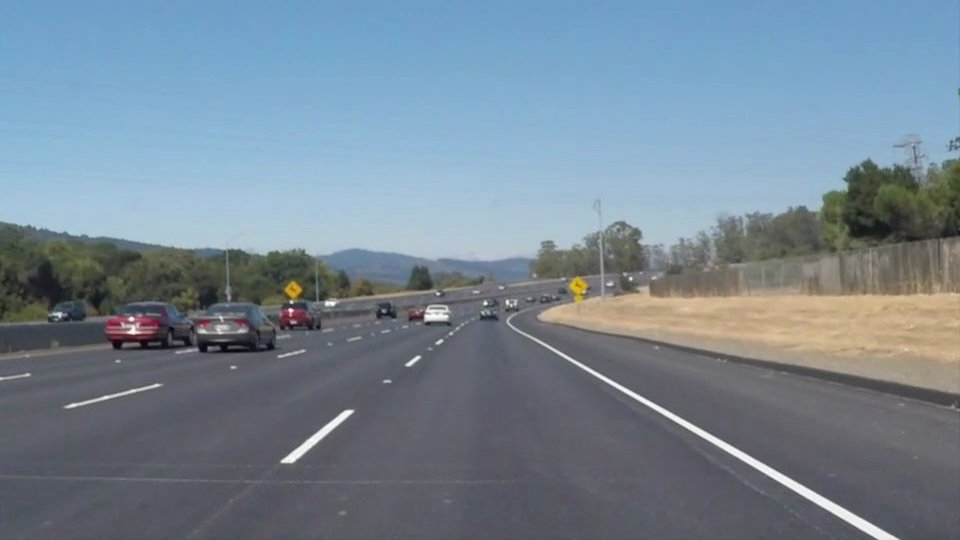
#> input picture project1-Finding_Lane_Lines/test_images/solidWhiteCurve.jpg, 960 x 540 px
$ python -i detector.py   (imports and definitions only)   (older library calls are emulated)
#> lines starting #> are read from the running program, lines starting #| are printed output that depends on the picture
import glob
import argparse
import cv2
import math
import numpy as np
import matplotlib.image as mpimpg
import matplotlib.pyplot as plt
from sklearn.utils import shuffle
from sklearn.externals import joblib
from sklearn.svm import LinearSVC
from sklearn.preprocessing import StandardScaler
from sklearn.model_selection import train_test_split
from scipy.ndimage.measurements import label
from moviepy.editor import VideoFileClip

from collections import deque
from feature_extractor import Extractor

extractor = None
classifier = None
scaler = None
heatmaps = deque(maxlen=10)


def load_image(images_list):
    for img_path in images_list:
        yield mpimpg.imread(img_path)


# [47 lines left out: functions extract_features_from_images_in_path, split_dataset, train_classifier, not called in this run]


# Define a single function that can extract features using hog sub-sampling and make predictions
def find_cars(img, extractor, classifier, scaler, ystart, ystop, scale):

    bboxes = []
    img = img.astype(np.float32) / 255

    img_tosearch = img[ystart:ystop, :, :]
    ctrans_tosearch = extractor.change_color_space(img_tosearch)
    if scale != 1:
        imshape = ctrans_tosearch.shape
        ctrans_tosearch = cv2.resize(ctrans_tosearch, (np.int(imshape[1] / scale), np.int(imshape[0] / scale)))

    ch1 = ctrans_tosearch[:, :, 0]
    ch2 = ctrans_tosearch[:, :, 1]
    ch3 = ctrans_tosearch[:, :, 2]

    # Define blocks and steps as above
    nxblocks = (ch1.shape[1] // extractor.hog_pix_per_cell) - extractor.hog_cells_per_block + 1
    nyblocks = (ch1.shape[0] // extractor.hog_pix_per_cell) - extractor.hog_cells_per_block + 1

    # 64 was the orginal sampling rate, with 8 cells and 8 pix per cell
    window = 64
    nblocks_per_window = (window // extractor.hog_pix_per_cell) - extractor.hog_cells_per_block + 1
    cells_per_step = 2  # Instead of overlap, define how many cells to step
    nxsteps = (nxblocks - nblocks_per_window) // cells_per_step
    nysteps = (nyblocks - nblocks_per_window) // cells_per_step

    # Compute individual channel HOG features for the entire image
    hog1 = extractor.get_hog_features(ch1, feature_vector=False)
    hog2 = extractor.get_hog_features(ch2, feature_vector=False)
    hog3 = extractor.get_hog_features(ch3, feature_vector=False)

    for xb in range(nxsteps):
        for yb in range(nysteps):
            ypos = yb * cells_per_step
            xpos = xb * cells_per_step
            # Extract HOG for this patch
            hog_feat1 = hog1[ypos:ypos + nblocks_per_window, xpos:xpos + nblocks_per_window].ravel()
            hog_feat2 = hog2[ypos:ypos + nblocks_per_window, xpos:xpos + nblocks_per_window].ravel()
            hog_feat3 = hog3[ypos:ypos + nblocks_per_window, xpos:xpos + nblocks_per_window].ravel()
            hog_features = np.hstack((hog_feat1, hog_feat2, hog_feat3))

            xleft = xpos * extractor.hog_pix_per_cell
            ytop = ypos * extractor.hog_pix_per_cell

            # Extract the image patch
            subimg = cv2.resize(ctrans_tosearch[ytop:ytop + window, xleft:xleft + window], (64, 64))

            # Get color features
            spatial_features = extractor.bin_spatial(subimg)
            hist_features = extractor.color_hist(subimg)

            # Scale features and make a prediction
            test_features = scaler.transform(
                np.hstack((spatial_features, hist_features, hog_features)).reshape(1, -1))

            test_prediction = classifier.predict(test_features)

            if test_prediction == 1:
                xbox_left = np.int(xleft * scale)
                ytop_draw = np.int(ytop * scale)
                win_draw = np.int(window * scale)
                bboxes.append([(xbox_left, ytop_draw + ystart), (xbox_left + win_draw, ytop_draw + win_draw + ystart)])

    return bboxes


# [4 lines left out: function add_heat, not called in this run]


def apply_threshold(heatmap, threshold):
    heatmap[heatmap <= threshold] = 0
    return heatmap


# [15 lines left out: functions draw_boxes, draw_labeled_bboxes, not called in this run]


def process_image(img, return_heatmap=False, accumulate_heatmaps=True):

    threshold = 1
    heat = np.zeros_like(img[:, :, 0]).astype(np.float)
    bboxes = find_cars(img, extractor, classifier, scaler,
                       ystart=400, ystop=656, scale=1.5)

    frame_heatmap = add_heat(heat, bboxes)
    if accumulate_heatmaps is True:
        threshold = 5
        heatmaps.append(frame_heatmap)
        frame_heatmap = sum(heatmaps)

    frame_heatmap = apply_threshold(frame_heatmap, threshold)
    labels = label(frame_heatmap)
    bboxes = draw_labeled_bboxes(np.copy(img), labels)

    if return_heatmap:
        frame_heatmap = np.clip(frame_heatmap, 0, 255)
        return bboxes, frame_heatmap
    else:
        return bboxes


# [6 lines left out: function process_video, not called in this run]

# [32 lines not run here, left out]

>>> import cv2
>>> picture = cv2.imread('../project1-Finding_Lane_Lines/test_images/solidWhiteCurve.jpg')
#> picture is the input picture: shape (540, 960, 3); mean B, G, R 148.1, 134.5, 118.5
>>> result = process_image(picture)
#> in find_cars, `img_tosearch = img[ystart:ystop, :, :]`:
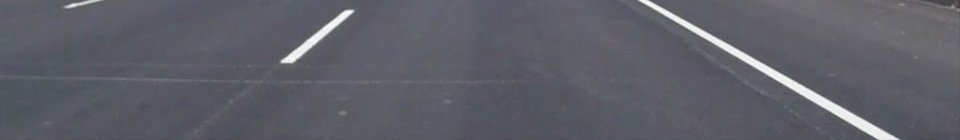
#> img_tosearch: shape (140, 960, 3) float32; mean of channels 0, 1, 2 0.407, 0.373, 0.371; drawn as B, G, R
#> (the run stopped early here; a loop or call above may not have finished)

$ run again, on project1-Finding_Lane_Lines/test_images/solidYellowLeft.jpg
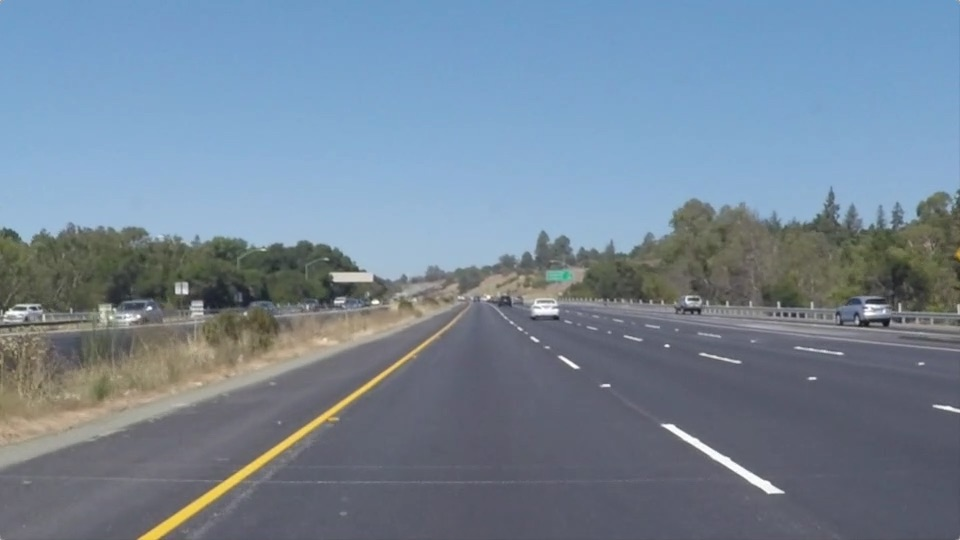
#> input picture project1-Finding_Lane_Lines/test_images/solidYellowLeft.jpg, 960 x 540 px
#> picture is the input picture: shape (540, 960, 3); mean B, G, R 150.8, 133.6, 116.5
#> in find_cars, `img_tosearch = img[ystart:ystop, :, :]`:
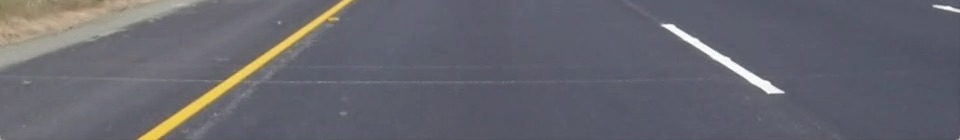
#> img_tosearch: shape (140, 960, 3) float32; mean of channels 0, 1, 2 0.433, 0.401, 0.4; drawn as B, G, R

$ run again, on project1-Finding_Lane_Lines/test_images/whiteCarLaneSwitch.jpg
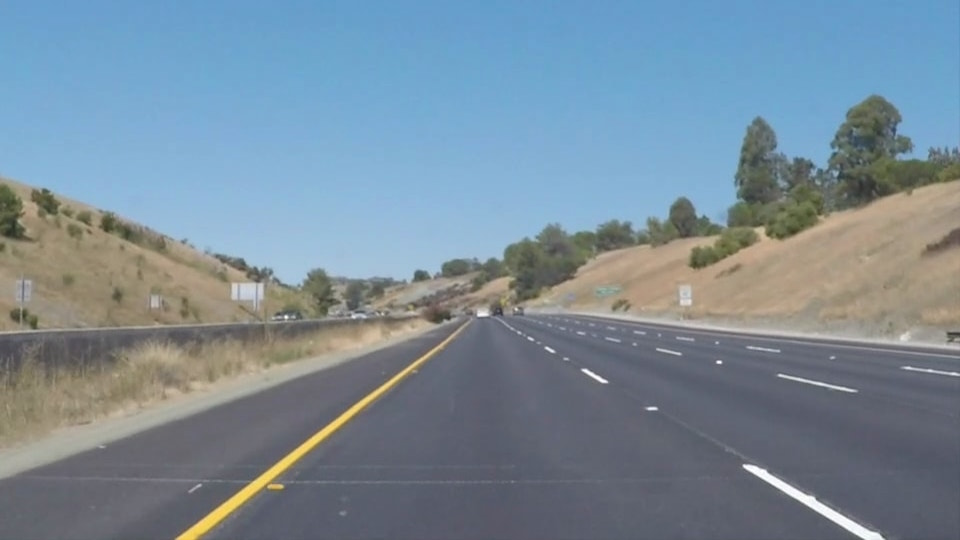
#> input picture project1-Finding_Lane_Lines/test_images/whiteCarLaneSwitch.jpg, 960 x 540 px
#> picture is the input picture: shape (540, 960, 3); mean B, G, R 152.9, 139.4, 121.2
#> in find_cars, `img_tosearch = img[ystart:ystop, :, :]`:
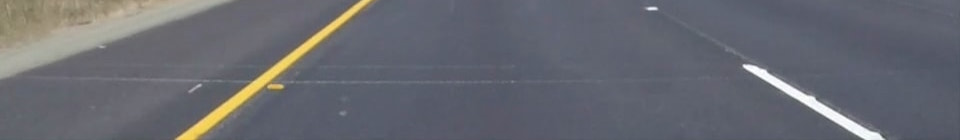
#> img_tosearch: shape (140, 960, 3) float32; mean of channels 0, 1, 2 0.441, 0.412, 0.406; drawn as B, G, R
